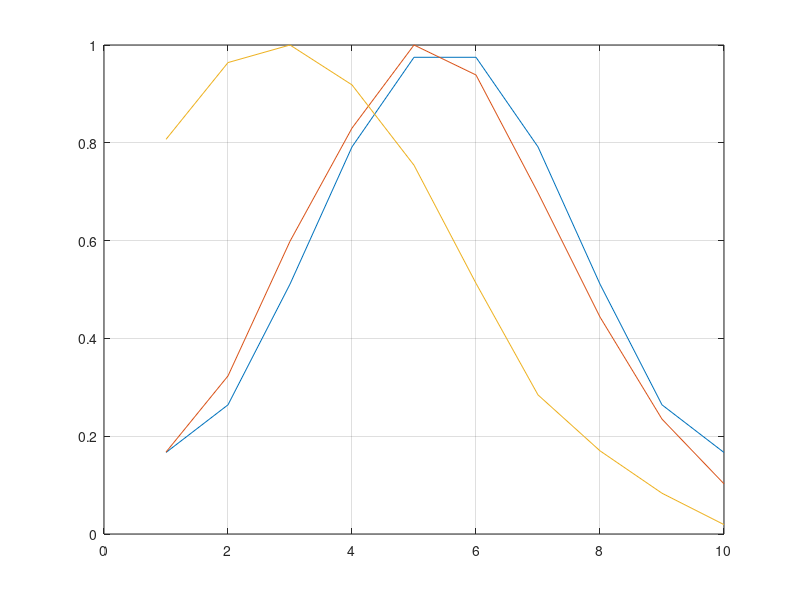

Write the MATLAB code that produced this figure.
clear force all
close all

c = 3e8;
f = 1e10;           % Частота
lambda = c/f;       % Длина волны
K = 10;             % Количество элементов АР
k = 2*pi/lambda;    % Волновое число
d = lambda/2;       % Шаг элементов АР

n = 1:K;
x = (2/(K-1))*(n-1) - 1;
y = 1 + 5*cos(pi/2*x).^2;

phi = n./n;
otk = 15; % Отклонение луча АР

phi(1) = 0;
% Фазовое распределения
for i = 2:K
    phi(i) = phi(i - 1) + 2*pi*d*sin(0.017*otk)/lambda;
end

A = y./(5 + 1).*exp(-1.i*phi); % Амплитудное распределение
plot(1:K, abs(A)); % График амплитудного распределения
hold on;

% dz - на каком расстоянии строить поле
dz1 = lambda/2;
dz2 = lambda*5;

% Подготовка к расчётам
x = n*d;
xz = x;

% Первый рассчёт на расстоянии dz1
A1 = A;
x = n*d;
xz = x;
temp = 0;
for i_xz = 1:length(xz)
    for i_x = 1:length(x)
        R = sqrt((xz(i_xz) - x(i_x))^2 + dz1^2);
        temp = temp - A(i_x)*exp(1i*k*R)/(4*pi*R);
    end
    A1(i_xz) = temp;
    temp = 0;
end

% Первый рассчёт на расстоянии dz2
A2 = A;
temp = 0;
for i_xz = 1:length(xz)
    for i_x = 1:length(x)
        R = sqrt((xz(i_xz) - x(i_x))^2 + dz2^2);
        temp = temp - A(i_x)*exp(1i*k*R)/(4*pi*R);
    end
    A2(i_xz) = temp;
    temp = 0;
end

plot(n, abs(A1)./max(abs(A1))); % Нормированный график для dz1
hold on;
plot(n, abs(A2)./max(abs(A2))); % Нормированный график для dz2
hold on;
grid on;

% Проверка правильности расчёта через нахождение отклонения луча
izm_otk = 2.5; % Отклонение луча по графику dz2 в элементах
test = sqrt((izm_otk*d)^2 + dz2^2);
disp(asin((izm_otk*d)/test)*57);